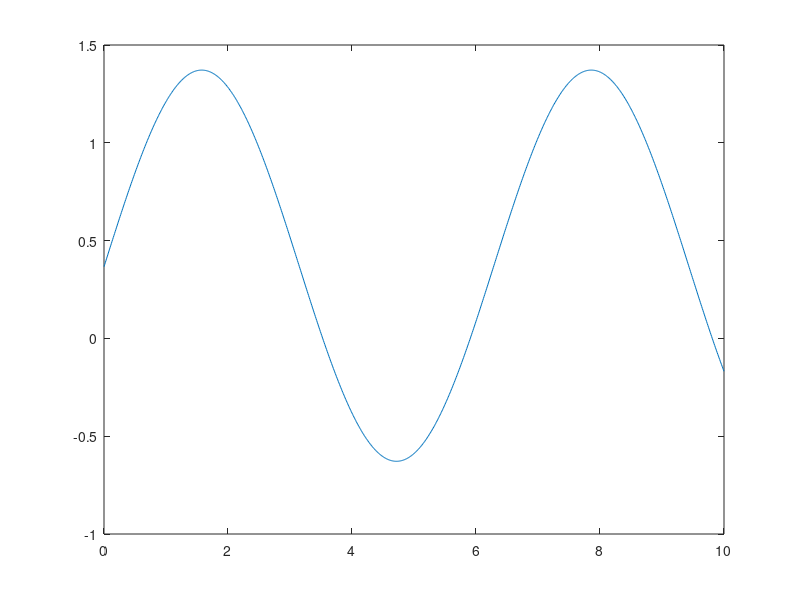

Recreate this plot in MATLAB.
%euler plot
%y'=y

x=0:.01:10;
y=zeros(1,1000);
h=.01;
y(1)=1/2.727;
for i=1:1000;
    y(i+1)=y(i)+.01*cos(x(i));
end

plot(x,y);